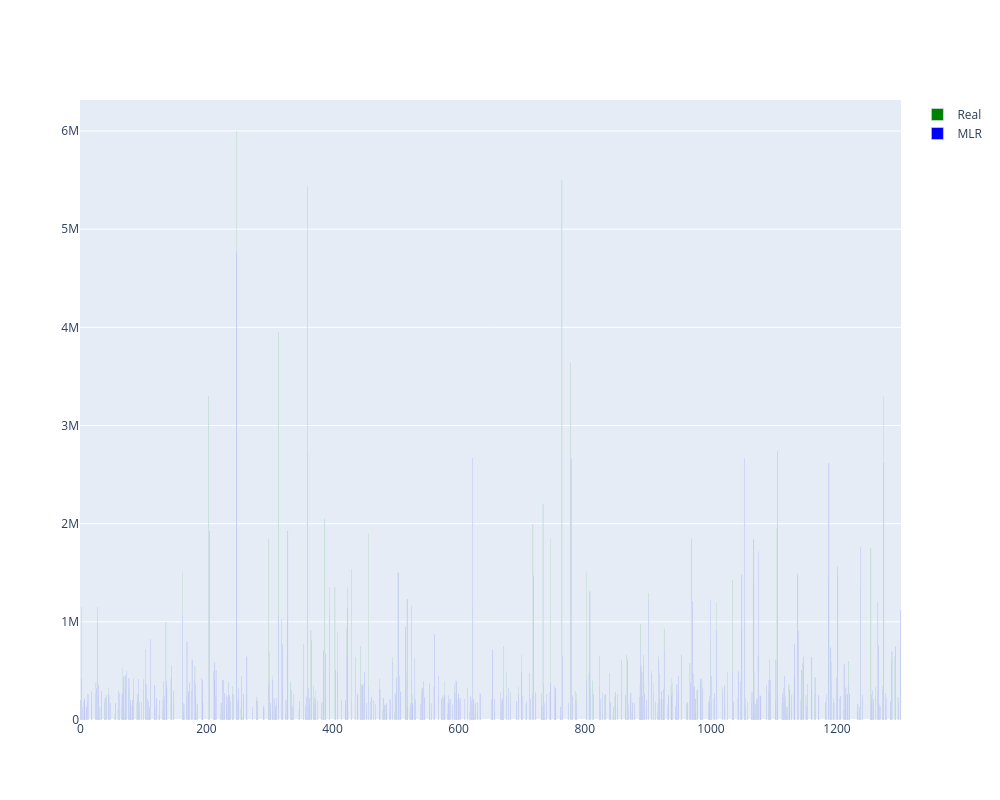

This figure's notebook cell:
### Code cell
import plotly.graph_objects as go

# Grafico preço real e valor previsto
fig = go.Figure(
    data=[
        go.Bar(x=X_train_15.ID, y=y_test15.Price_Real, name="Real", marker_color='green'),
        go.Bar(x=X_train_15.ID, y=y_test15.Price_prev, name="MLR",  marker_color='blue'),
    ],
)
fig.update_layout(
    autosize=False,
    width=1000,
    height=800)

fig.show()

### Figure 1 — Plotly figure (JSON) as saved in the notebook; plotly's stock layout.template omitted (floating-point values rounded to 4 significant figures; data arrays with more than 128 entries replaced by an {"elided": "..."} marker saying what was removed)
{"data": [{"marker": {"color": "green"}, "name": "Real", "type": "bar", "x": {"elided": "912 int values"}, "y": {"elided": "392 int values"}}, {"marker": {"color": "blue"}, "name": "MLR", "type": "bar", "x": {"elided": "912 int values"}, "y": {"elided": "392 int values"}}], "layout": {"autosize": false, "height": 800, "width": 1000, "xaxis": {"autorange": true, "range": [-0.5, 1302.0], "type": "linear"}, "yaxis": {"autorange": true, "range": [0, 6316000.0], "type": "linear"}}}
